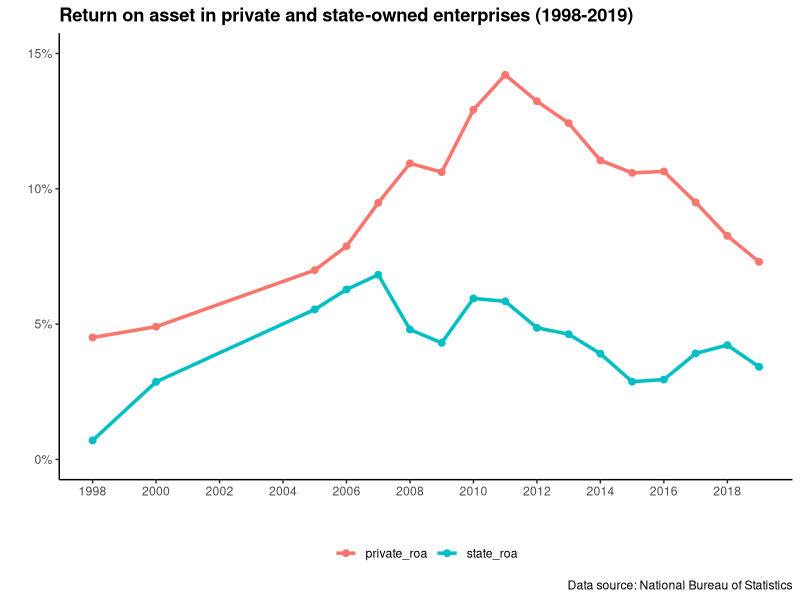
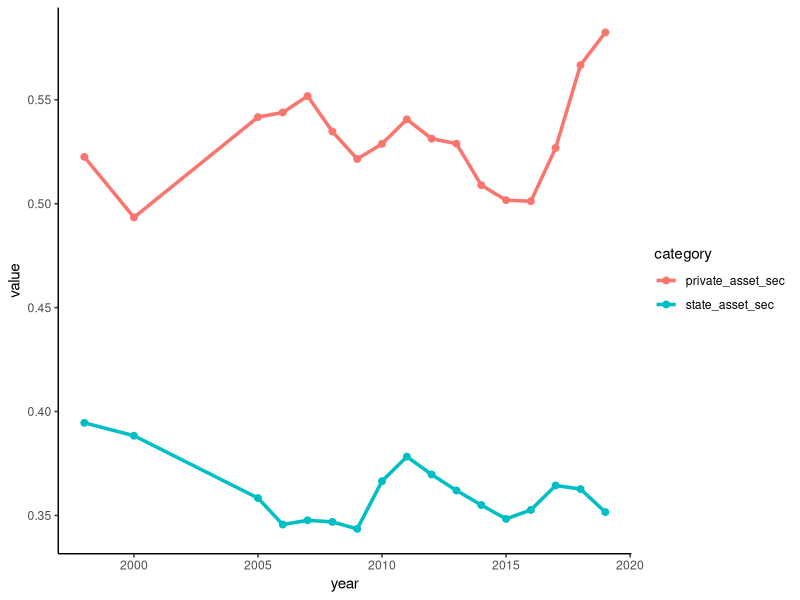
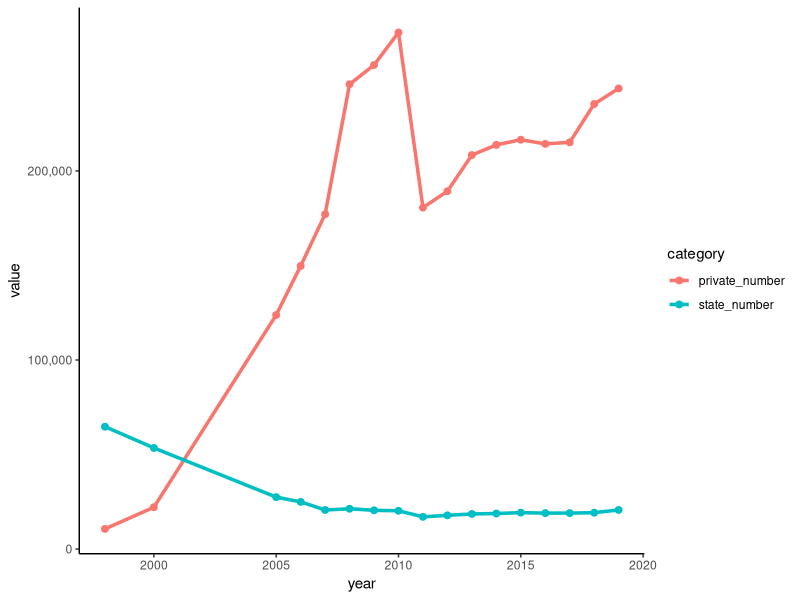
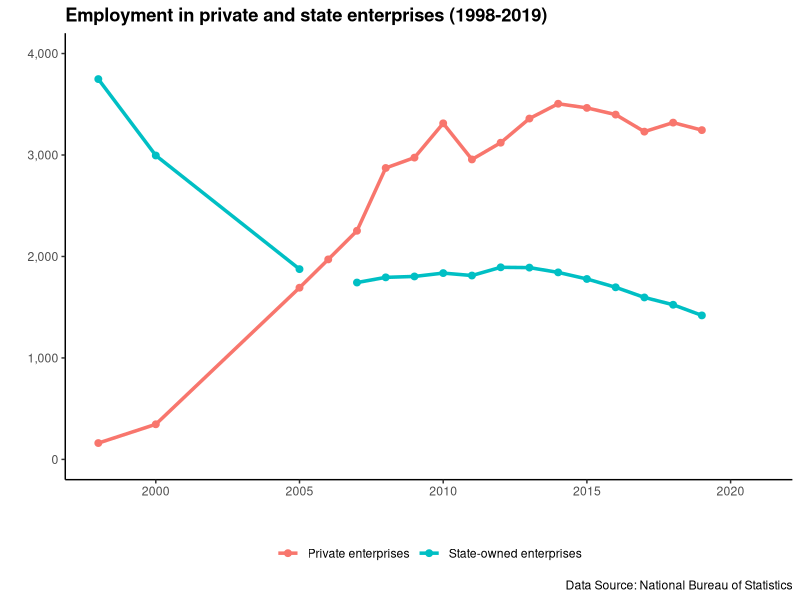

The R script that drew these images, in order:
## ---- chunk 1
knitr::opts_chunk$set(echo = TRUE)
## ---- chunk 2
library(tidyverse)
library(readxl)
library(scales)

china_enterprises_raw <- read_excel("china_enterprises.xlsx")

## ---- chunk 3
theme_set(theme_classic())

china_enterprises_raw %>% 
  mutate(state_roa = state_total_profits / state_total_assets, 
         private_roa = private_total_profits / private_total_assets) %>% 
  select(year, state_roa, private_roa) %>% 
  pivot_longer(cols = state_roa : private_roa, names_to = "category") %>% 
  ggplot(aes(year, value, color = category)) +
  geom_point(size = 2) +
  geom_line(size = 1.2) +
  scale_x_continuous(limits = c(1998, 2019), 
                     breaks = seq(1998, 2019, 2)) +
  scale_y_continuous(labels = percent_format(), 
                     limits = c(0, .15)) +
  labs(title = "Return on asset in private and state-owned enterprises (1998-2019)", 
       x = " ", 
       y = " ", 
       caption = "Data source: National Bureau of Statistics") +
  theme(legend.position = "bottom", 
        legend.title = element_blank(), 
        plot.title = element_text(face = "bold"))
## ---- chunk 4
china_enterprises_raw %>% 
  mutate(state_asset_sec = state_current_assets / state_total_assets, 
         private_asset_sec = private_current_assets / private_total_assets) %>% 
  select(year, state_asset_sec, private_asset_sec) %>% 
  pivot_longer(cols = state_asset_sec : private_asset_sec, names_to = "category") %>% 
  ggplot(aes(year, value, color = category)) +
  geom_point(size = 2) +
  geom_line(size = 1.2)
## ---- chunk 5
china_enterprises_raw %>% 
  select(year, state_number, private_number) %>% 
  pivot_longer(cols = state_number : private_number, names_to = "category") %>% 
  ggplot(aes(year, value, color = category)) +
  geom_point(size = 2) +
  geom_line(size = 1.2) +
  scale_y_continuous(labels = comma)
## ---- chunk 6
china_enterprises_raw %>% 
  select(year, state_employment, private_employment) %>% 
  pivot_longer(cols = state_employment : private_employment, names_to = "category") %>% 
  mutate(category = fct_recode(category, "Private enterprises" = "private_employment", 
                               "State-owned enterprises" = "state_employment")) %>% 
  ggplot(aes(year, value, color = category)) +
  geom_point(size = 2) +
  geom_line(size = 1.2) +
  scale_x_continuous(limits = c(1998, 2021)) +
  scale_y_continuous(limits = c(0, 4000), 
                     labels = comma) +
  labs(title = "Employment in private and state enterprises (1998-2019)", 
       caption = "Data Source: National Bureau of Statistics", 
       x = " ", 
       y = " ") +
  theme(legend.position = "bottom", 
        legend.title = element_blank(), 
        plot.title = element_text(face = "bold"))
